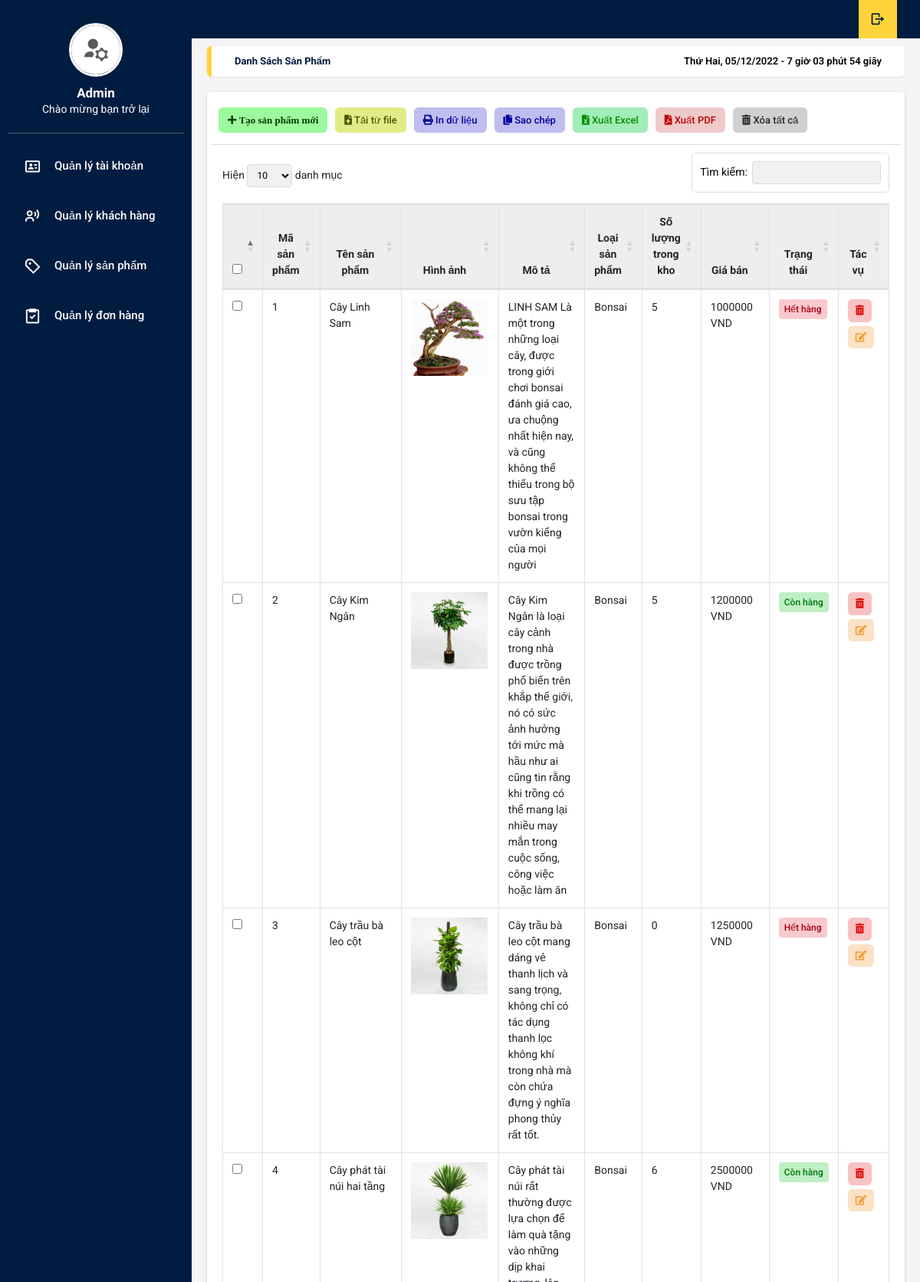
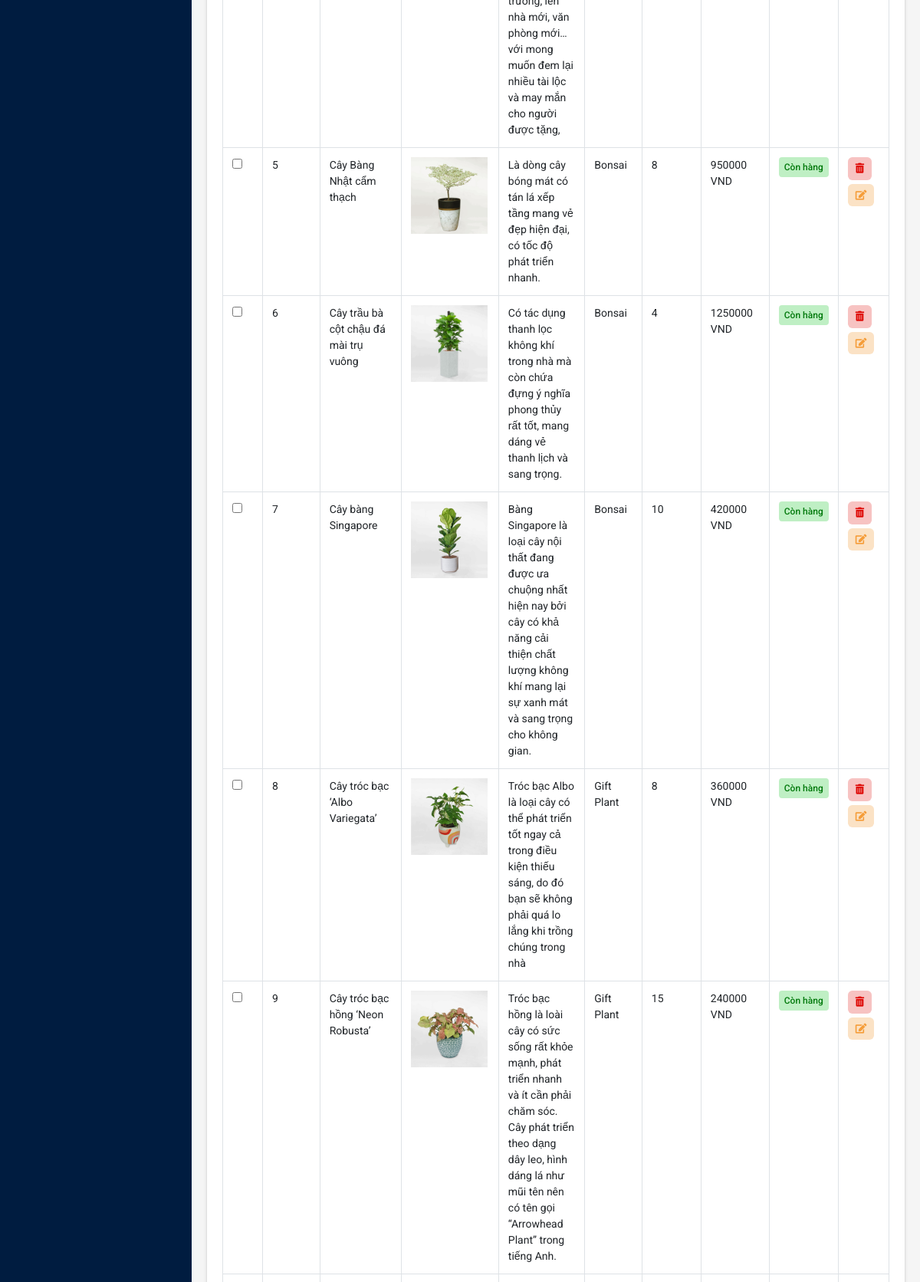
The app's page /admin/product.php (upper part) with its own data (2 pictures, top to bottom).
### tables this page shows
create table bonsai(
	bonsai_id int primary key auto_increment,
    bonsai_name varchar(50),
    bonsai_img varchar(50),
    type_id int,
    describe_bonsai varchar(500),
    amount int,
    price float,
    status_id int
);

create table bonsaiType(
	type_id int primary key auto_increment,
	type_name varchar(50)
);

### admin/product.php (the view, shortened to what this page needs)
<?php
include "../config/connectDB.php";
?>
<!DOCTYPE html>
<html lang="en">
<head>
    <link rel="stylesheet" type="text/css" href="css/main.css">
    <link rel="stylesheet" href="https://cdn.jsdelivr.net/npm/boxicons@latest/css/boxicons.min.css">
        <link rel="stylesheet" href="https://cdn.datatables.net/1.10.18/css/dataTables.bootstrap4.min.css">
    <link rel="stylesheet" href="https://unpkg.com/boxicons@latest/css/boxicons.min.css">
    <link rel="stylesheet" type="text/css"
          href="https://maxcdn.bootstrapcdn.com/font-awesome/4.7.0/css/font-awesome.min.css">
    <link rel="stylesheet" href="https://use.fontawesome.com/releases/v5.8.2/css/all.css">
    <link rel="stylesheet" href="https://cdnjs.cloudflare.com/ajax/libs/jquery-confirm/3.3.2/jquery-confirm.min.css">
</head>
<body onload="time()" class="app sidebar-mini rtl">
<header class="app-header">
    <ul class="app-nav">
        <li><a class="app-nav__item" href="../login.php"><i class='bx bx-log-out bx-rotate-180'></i> </a>
        </li>
    </ul>
</header>
<aside class="app-sidebar">
    <div class="app-sidebar__user"><img class="app-sidebar__user-avatar" src="../uploads/hay.jpg" width="50px"
                                        alt="User Image">
        <div>
            <p class="app-sidebar__user-name"><b>Admin</b></p>
            <p class="app-sidebar__user-designation">Chào mừng bạn trở lại</p>
        </div>
    </div>
    <hr>
    <ul class="app-menu">
        <li><a class="app-menu__item " href="./accounts.php"><i class='app-menu__icon bx bx-id-card'></i> <span
                        class="app-menu__label">Quản lý tài khoản</span></a></li>
        <li><a class="app-menu__item" href="./customers.php"><i class='app-menu__icon bx bx-user-voice'></i><span
                        class="app-menu__label">Quản lý khách hàng</span></a></li>
        <li><a class="app-menu__item" href="./product.php"><i
                        class='app-menu__icon bx bx-purchase-tag-alt'></i><span class="app-menu__label">Quản lý sản phẩm</span></a>
        </li>
        <li><a class="app-menu__item" href="./receipt.php"><i class='app-menu__icon bx bx-task'></i><span
                        class="app-menu__label">Quản lý đơn hàng</span></a></li>
    </ul>
</aside>
<main class="app-content">
    <div class="app-title">
        <ul class="app-breadcrumb breadcrumb side">
            <li class="breadcrumb-item active"><a href="#"><b>Danh sách sản phẩm</b></a></li>
        </ul>
        <div id="clock"></div>
    </div>
    <div class="row">
        <div class="col-md-12">
            <div class="tile">
                <div class="tile-body">
                    <div class="row element-button">
                        <div class="col-sm-2">
                            <a class="btn btn-add btn-sm" type="button" href="./add_Product.php" title="Thêm" ><i class="fas fa-plus"> Tạo sản phẩm mới</i></a>
                        </div>
                        <div class="col-sm-2">
                            <a class="btn btn-delete btn-sm nhap-tu-file" type="button" title="Nhập" onclick="myFunction(this)"><i
                                        class="fas fa-file-upload"></i> Tải từ file</a>
                        </div>
                        <div class="col-sm-2">
                            <a class="btn btn-delete btn-sm print-file" type="button" title="In" onclick="myApp.printTable()"><i
                                        class="fas fa-print"></i> In dữ liệu</a>
                        </div>
                        <div class="col-sm-2">
                            <a class="btn btn-delete btn-sm print-file js-textareacopybtn" type="button" title="Sao chép"><i
                                        class="fas fa-copy"></i> Sao chép</a>
                        </div>
                        <div class="col-sm-2">
                            <a class="btn btn-excel btn-sm" href="" title="In"><i class="fas fa-file-excel"></i> Xuất Excel</a>
                        </div>
                        <div class="col-sm-2">
                            <a class="btn btn-delete btn-sm pdf-file" type="button" title="In" onclick="myFunction(this)"><i
                                        class="fas fa-file-pdf"></i> Xuất PDF</a>
                        </div>
                        <div class="col-sm-2">
                            <a class="btn btn-delete btn-sm" type="button" title="Xóa" onclick="myFunction(this)"><i
                                        class="fas fa-trash-alt"></i> Xóa tất cả </a>
                        </div>
                    </div>
                    <table class="table table-hover table-bordered" id="sampleTable">
                        <thead>
                        <tr>
                            <th width="10"><input type="checkbox" id="all"></th>
                            <th class="text-center">Mã sản phẩm</th>
                            <th class="text-center">Tên sản phẩm</th>
                            <th width="100px;" class="text-center">Hình ảnh</th>
                            <th class="text-center">Mô tả</th>
                            <th class="text-center">Loại sản phẩm</th>
                            <th class="text-center">Số lượng trong kho</th>
                            <th width="120px;" class="text-center">Giá bán</th>
                            <th class="text-center">Trạng thái</th>
                            <th width="65px;" class="text-center">Tác vụ</th>
                        </tr>
                        </thead>
                        <tbody>
                        <?php
                        $query ="select * from bonsai";
                        $query_run= mysqli_query($conn,$query);
                        if(mysqli_num_rows($query_run) > 0){
                            foreach($query_run as $bonsai){
                                if($bonsai['status_id']==1){
                                    $bonsai['status_id'] = "Còn hàng";
                                    $status = 'badge bg-success' ;
                                }else{
                                    $bonsai['status_id'] = "Hết hàng";
                                    $status = 'badge bg-danger' ;
                                }
                                $id=$bonsai['type_id'];
                                $name_type = "select type_name from bonsaiType
                                                       where type_id='$id'";
                                $name_type_run = mysqli_fetch_assoc(mysqli_query($conn,$name_type)) ;
                                ?>
                                <tr>
                                    <td width="10"><input type="checkbox" name="check1" value="1"></td>
                                    <td> <?= $bonsai['bonsai_id'] ?></td>
                                    <td> <?= $bonsai['bonsai_name'] ?></td>
                                    <td> <img src="<?= $bonsai['bonsai_img']?>" width="100px;" height="100px;"> </td>
                                    <td> <?= $bonsai['describe_bonsai'] ?></td>
                                    <td> <?= $name_type_run['type_name'] ?></td>
                                    <td> <?= $bonsai['amount'] ?></td>
                                    <td>  <?= $bonsai['price'] ?> VND</td>
                                    <td> <span class='<?=$status ?>'><?= $bonsai['status_id']?> </span></td>
                                    <td>
                                        <button class="btn btn-primary btn-sm trash deletePro" type="button" title="Xóa" id="show-emp" data-toggle="modal"
                                                data-target="#deletemodal"><i class="fas fa-trash-alt"></i>
                                        </button>
                                        <button class="btn btn-primary btn-sm editPro" type="button" title="Sửa" id="show-emp" data-toggle="modal"
                                                data-target="#modalEdit"><i class="fas fa-edit"></i>
                                        </button>
                                    </td>
                                </tr>
                                <?php
                            }
                        }
                        ?>
                        </tbody>
                    </table>
                </div>
            </div>
        </div>
    </div>
</main>
</body>
</html>

### records on screen
bonsai: bonsai_id "1", bonsai_name "Cây Linh Sam", bonsai_img (picture), describe_bonsai "LINH SAM Là một trong những loại cây, được trong giới chơi bonsai đánh giá cao, ưa chuộng nhất hiện nay, và cũng không thể thiếu trong bộ sưu tập bonsai trong vườn kiểng của mọi người", type.type_name "Bonsai", amount "5", price "1000000", status_id "Hết hàng"
bonsai: bonsai_id "2", bonsai_name "Cây Kim Ngân", bonsai_img (picture), describe_bonsai "Cây Kim Ngân là loại cây cảnh trong nhà được trồng phổ biến trên khắp thế giới, nó có sức ảnh hưởng tới mức mà hầu như ai cũng tin rằng khi trồng có thể mang lại nhiều may mắn trong cuộc sống, công việc hoặc làm ăn", type.type_name "Bonsai", amount "5", price "1200000", status_id "Còn hàng"
bonsai: bonsai_id "3", bonsai_name "Cây trầu bà leo cột", bonsai_img (picture), describe_bonsai "Cây trầu bà leo cột mang dáng vẻ thanh lịch và sang trọng, không chỉ có tác dụng thanh lọc không khí trong nhà mà còn chứa đựng ý nghĩa phong thủy rất tốt.", type.type_name "Bonsai", amount "0", price "1250000", status_id "Hết hàng"
bonsai: bonsai_id "4", bonsai_name "Cây phát tài núi hai tầng", bonsai_img (picture), describe_bonsai "Cây phát tài núi rất thường được lựa chọn để làm quà tặng vào những dịp khai trương, lên nhà mới, văn phòng mới… với mong muốn đem lại nhiều tài lộc và may mắn cho người được tặng,", type.type_name "Bonsai", amount "6", price "2500000", status_id "Còn hàng"
bonsai: bonsai_id "5", bonsai_name "Cây Bàng Nhật cẩm thạch", bonsai_img (picture), describe_bonsai "Là dòng cây bóng mát có tán lá xếp tầng mang vẻ đẹp hiện đại, có tốc độ phát triển nhanh.", type.type_name "Bonsai", amount "8", price "950000", status_id "Còn hàng"
bonsai: bonsai_id "6", bonsai_name "Cây trầu bà cột chậu đá mài trụ vuông", bonsai_img (picture), describe_bonsai "Có tác dụng thanh lọc không khí trong nhà mà còn chứa đựng ý nghĩa phong thủy rất tốt, mang dáng vẻ thanh lịch và sang trọng.", type.type_name "Bonsai", amount "4", price "1250000", status_id "Còn hàng"
bonsai: bonsai_id "7", bonsai_name "Cây bàng Singapore", bonsai_img (picture), describe_bonsai "Bàng Singapore là loại cây nội thất đang được ưa chuộng nhất hiện nay bởi cây có khả năng cải thiện chất lượng không khí mang lại sự xanh mát và sang trọng cho không gian.", type.type_name "Bonsai", amount "10", price "420000", status_id "Còn hàng"
bonsai: bonsai_id "8", bonsai_name "Cây tróc bạc ‘Albo Variegata’", bonsai_img (picture), describe_bonsai "Tróc bạc Albo là loại cây có thể phát triển tốt ngay cả trong điều kiện thiếu sáng, do đó bạn sẽ không phải quá lo lắng khi trồng chúng trong nhà", type.type_name "Gift Plant", amount "8", price "360000", status_id "Còn hàng"
bonsai: bonsai_id "9", bonsai_name "Cây tróc bạc hồng ‘Neon Robusta’", bonsai_img (picture), describe_bonsai "Tróc bạc hồng là loài cây có sức sống rất khỏe mạnh, phát triển nhanh và ít cần phải chăm sóc. Cây phát triển theo dạng dây leo, hình dáng lá như mũi tên nên có tên gọi “Arrowhead Plant” trong tiếng Anh.", type.type_name "Gift Plant", amount "15", price "240000", status_id "Còn hàng"
